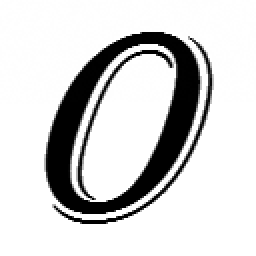
#> input picture data/ảnh/ảnh đã ẩn mã up/img001-00011.png, 128 x 128 px (shown 2 times larger)
$ python -i image_features.py   (imports and definitions only)   (older library calls are emulated)
#> lines starting #> are read from the running program, lines starting #| are printed output that depends on the picture; after the words box and inside, x2 and y2 are one past the last pixel; in counts of white or black regions, pixels touching at a corner belong together
import numpy as np
from PIL import Image
import cv2
from scipy import stats, fftpack
from typing import Dict, List
import torch


class ImageFeatureExtractor:
    """Extract handcrafted features from images for steganalysis"""

    @staticmethod
    def extract_color_statistics(image: np.ndarray) -> Dict[str, float]:
        """
        Extract color channel statistics

        Args:
            image: RGB image as numpy array (H, W, 3)

        Returns:
            Dictionary of color statistics
        """
        features = {}

        for i, channel in enumerate(['R', 'G', 'B']):
            channel_data = image[:, :, i].flatten()

            features[f'{channel}_mean'] = float(np.mean(channel_data))
            features[f'{channel}_std'] = float(np.std(channel_data))
            features[f'{channel}_median'] = float(np.median(channel_data))
            features[f'{channel}_min'] = float(np.min(channel_data))
            features[f'{channel}_max'] = float(np.max(channel_data))
            features[f'{channel}_skewness'] = float(stats.skew(channel_data))
            features[f'{channel}_kurtosis'] = float(stats.kurtosis(channel_data))
            features[f'{channel}_variance'] = float(np.var(channel_data))
#> after the loop, features = 24 items

        return features

    @staticmethod
    def extract_histogram_features(
        image: np.ndarray,
        bins: int = 256
    ) -> Dict[str, float]:
        """Extract histogram-based features"""
#> called with bins = 256
        features = {}

        for i, channel in enumerate(['R', 'G', 'B']):
            hist, _ = np.histogram(
                image[:, :, i],
                bins=bins,
                range=(0, 256)
            )
            hist = hist / np.sum(hist)  # Normalize

            # Entropy
            features[f'{channel}_entropy'] = float(
                stats.entropy(hist + 1e-10)
            )

            # Mode
            features[f'{channel}_mode'] = float(np.argmax(hist))

            # Histogram spread
            features[f'{channel}_hist_spread'] = float(
                np.sum(hist * np.arange(bins))
            )
#> after the loop, features = 9 items

        return features

    @staticmethod
    def extract_texture_features(image: np.ndarray) -> Dict[str, float]:
        """
        Extract texture features using gradients

        Args:
            image: RGB or grayscale image

        Returns:
            Texture features
        """
        # Convert to grayscale if needed
        if len(image.shape) == 3:
            gray = cv2.cvtColor(image, cv2.COLOR_RGB2GRAY)
#> gray is the input picture: shape (128, 128); min 0, max 255, mean 210.8
        else:
            gray = image

        gray = gray.astype(np.float64)

        # Calculate gradients
        grad_x = np.asarray(cv2.Sobel(gray, cv2.CV_64F, 1, 0, ksize=3)).astype(np.float64)
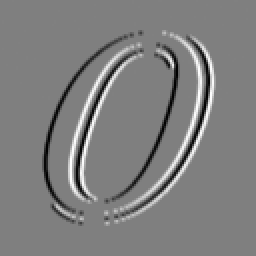
#> grad_x: shape (128, 128) float64 (shown 2 times larger); min -1020, max 1020, mean 0; drawn with min black and max white
        grad_y = np.asarray(cv2.Sobel(gray, cv2.CV_64F, 0, 1, ksize=3)).astype(np.float64)
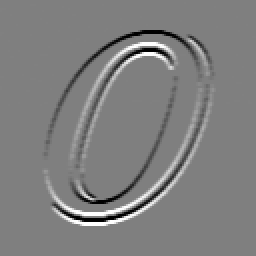
#> grad_y: shape (128, 128) float64 (shown 2 times larger); min -1020, max 1020, mean 0; drawn with min black and max white

        gradient_magnitude = np.sqrt(grad_x**2 + grad_y**2)
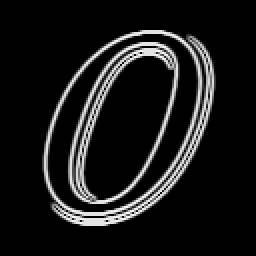
#> gradient_magnitude: shape (128, 128) float64 (shown 2 times larger); min 0, max 1140.4, mean 110.9; drawn with min black and max white

        features = {
            'gradient_magnitude_mean': float(np.mean(gradient_magnitude)),
            'gradient_magnitude_std': float(np.std(gradient_magnitude)),
            'gradient_magnitude_max': float(np.max(gradient_magnitude)),
            'gradient_x_mean': float(np.mean(np.abs(grad_x))),
            'gradient_y_mean': float(np.mean(np.abs(grad_y))),
            'gradient_x_std': float(np.std(grad_x)),
            'gradient_y_std': float(np.std(grad_y)),
        }
#> features = {'gradient_magnitude_mean': 110.9, 'gradient_magnitude_std': 278.4, 'gradient_magnitude_max': 1140.4, 'gradient_x_mean': 78.38, 'gradient_y_mean': 61.44, 'gradient_x_std': 227, 'gradient_y_std': 195.7}

        # Laplacian (edge detection)
        laplacian = np.asarray(cv2.Laplacian(gray, cv2.CV_64F)).astype(np.float64)
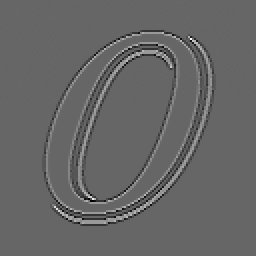
#> laplacian: shape (128, 128) float64 (shown 2 times larger); min -510, max 760, mean 0; drawn with min black and max white
        features['laplacian_mean'] = float(np.mean(np.abs(laplacian)))
        features['laplacian_std'] = float(np.std(laplacian))
        features['laplacian_energy'] = float(np.sum(laplacian**2))

        # Canny edges
        edges = np.asarray(cv2.Canny(gray.astype(np.uint8), 50, 150))
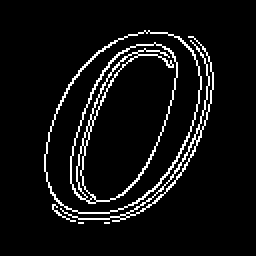
#> edges: shape (128, 128) (shown 2 times larger); 6.4% white in thin lines or dots, all inside (x1, y1, x2, y2) = (22, 15, 107, 112)
        features['edge_density'] = float(np.sum(edges > 0) / edges.size)

        return features

    @staticmethod
    def extract_noise_features(image: np.ndarray) -> Dict[str, float]:
        """
        Extract noise-related features
        High-pass filter reveals noise characteristics
        """
        features = {}

        # Convert to grayscale
        if len(image.shape) == 3:
            gray = cv2.cvtColor(image, cv2.COLOR_RGB2GRAY)
        else:
            gray = image

        gray = gray.astype(np.float64)

        # High-pass filter kernel
        kernel = np.array([
            [-1, -1, -1],
            [-1,  8, -1],
            [-1, -1, -1]
        ], dtype=np.float64) / 8.0

        # Apply filter
        noise_residual = np.asarray(cv2.filter2D(gray, -1, kernel)).astype(np.float64)
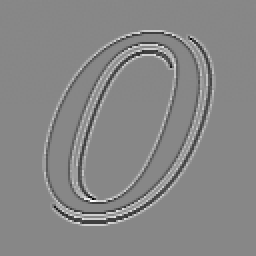
#> noise_residual: shape (128, 128) float64 (shown 2 times larger); min -180.1, max 159.2, mean 0; drawn with min black and max white

        features['noise_mean'] = float(np.mean(np.abs(noise_residual)))
        features['noise_std'] = float(np.std(noise_residual))
        features['noise_max'] = float(np.max(np.abs(noise_residual)))
        features['noise_energy'] = float(np.sum(noise_residual**2))
        features['noise_entropy'] = float(
            stats.entropy(
                np.histogram(noise_residual.flatten(), bins=50)[0] + 1e-10
            )
        )

        return features

    @staticmethod
    def extract_frequency_features(image: np.ndarray) -> Dict[str, float]:
        """Extract frequency domain features using FFT"""
        features = {}

        # Convert to grayscale
        if len(image.shape) == 3:
            gray = cv2.cvtColor(image, cv2.COLOR_RGB2GRAY)
        else:
            gray = image

        # Apply FFT
        fft = np.fft.fft2(gray)
        fft_shift = np.fft.fftshift(fft)
        magnitude = np.abs(fft_shift)

        # Frequency statistics
        features['fft_mean'] = float(np.mean(magnitude))
        features['fft_std'] = float(np.std(magnitude))
        features['fft_max'] = float(np.max(magnitude))
        features['fft_energy'] = float(np.sum(magnitude**2))

        # High frequency energy ratio
        h, w = magnitude.shape
#> h = 128; w = 128
        center_y, center_x = h // 2, w // 2
#> center_y = 64; center_x = 64
        radius = min(h, w) // 4
#> radius = 32

        y, x = np.ogrid[:h, :w]
#> y = 128 values from 0 to 127
        mask = (x - center_x)**2 + (y - center_y)**2 > radius**2

        high_freq_energy = np.sum(magnitude[mask]**2)
#> high_freq_energy = 7.78e+10
        total_energy = np.sum(magnitude**2)
#> total_energy = 1.42e+13

        features['high_freq_ratio'] = float(
            high_freq_energy / (total_energy + 1e-10)
        )
        features['low_freq_ratio'] = float(
            1.0 - features['high_freq_ratio']
        )

        return features

    @staticmethod
    def extract_lsb_features(image: np.ndarray) -> Dict[str, float]:
        """
        Extract Least Significant Bit (LSB) features
        Steganography often modifies LSBs
        """
        features = {}

        for i, channel in enumerate(['R', 'G', 'B']):
            channel_data = image[:, :, i]

            # Extract LSB plane
            lsb_plane = channel_data & 1

            # LSB statistics
            features[f'{channel}_lsb_mean'] = float(np.mean(lsb_plane))
            features[f'{channel}_lsb_std'] = float(np.std(lsb_plane))

            # Bit plane randomness (entropy)
            hist, _ = np.histogram(lsb_plane.flatten(), bins=2, range=(0, 2))
            hist = hist / np.sum(hist)
            features[f'{channel}_lsb_entropy'] = float(
                stats.entropy(hist + 1e-10)
            )

            # LSB transitions (how often bit changes)
            lsb_flat = lsb_plane.flatten()
            transitions = np.sum(np.abs(lsb_flat[1:] - lsb_flat[:-1]))
            features[f'{channel}_lsb_transitions'] = float(
                transitions / len(lsb_flat)
            )
#> this loop made 3 passes
#> pass 1, in extract_lsb_features, `lsb_plane = channel_data & 1`:
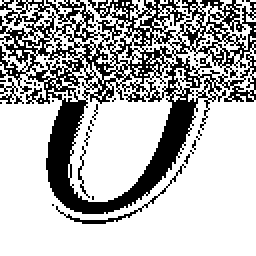
#> lsb_plane: shape (128, 128) (shown 2 times larger); values 0 (black) and 1 (white), 70.7% white; 46 black regions (42 under 20 px), largest, box (x1, y1, x2, y2) and area: (0, 0, 128, 107) 4522, (28, 82, 93, 112) 107, (0, 39, 12, 52) 52, (39, 73, 45, 99) 31
#> after the loop, features = 12 items

        return features

    @staticmethod
    def extract_co_occurrence_features(image: np.ndarray) -> Dict[str, float]:
        """
        Extract Gray Level Co-occurrence Matrix (GLCM) features
        Measures texture patterns
        """
        from skimage.feature import graycomatrix, graycoprops

        # Convert to grayscale
        if len(image.shape) == 3:
            gray = cv2.cvtColor(image, cv2.COLOR_RGB2GRAY)
        else:
            gray = image

        # Compute GLCM
        distances = [1, 2, 3]
        angles = [0, np.pi/4, np.pi/2, 3*np.pi/4]

        glcm = graycomatrix(
            gray,
            distances=distances,
            angles=angles,
            levels=256,
            symmetric=True,
            normed=True
        )

        features = {}

        # Extract properties
        props = ['contrast', 'dissimilarity', 'homogeneity',
                'energy', 'correlation', 'ASM']

        for prop in props:
            values = graycoprops(glcm, prop)
            features[f'glcm_{prop}_mean'] = float(np.mean(values))
            features[f'glcm_{prop}_std'] = float(np.std(values))
#> after the loop, features = 12 items

        return features

    @staticmethod
    def extract_all_features(image_path: str) -> Dict[str, float]:
        """
        Extract all features from an image

        Args:
            image_path: Path to image file

        Returns:
            Dictionary of all extracted features
        """
        # Load image
        image = np.array(Image.open(image_path).convert('RGB'))

        # Extract all feature types
        features = {}

        try:
            features.update(
                ImageFeatureExtractor.extract_color_statistics(image)
            )
        except Exception as e:
            print(f"Error extracting color stats: {e}")

        try:
            features.update(
                ImageFeatureExtractor.extract_histogram_features(image)
            )
        except Exception as e:
            print(f"Error extracting histogram features: {e}")

        try:
            features.update(
                ImageFeatureExtractor.extract_texture_features(image)
            )
        except Exception as e:
            print(f"Error extracting texture features: {e}")

        try:
            features.update(
                ImageFeatureExtractor.extract_noise_features(image)
            )
        except Exception as e:
            print(f"Error extracting noise features: {e}")

        try:
            features.update(
                ImageFeatureExtractor.extract_frequency_features(image)
            )
        except Exception as e:
            print(f"Error extracting frequency features: {e}")

        try:
            features.update(
                ImageFeatureExtractor.extract_lsb_features(image)
            )
        except Exception as e:
            print(f"Error extracting LSB features: {e}")

        try:
            features.update(
                ImageFeatureExtractor.extract_co_occurrence_features(image)
            )
        except Exception as e:
            print(f"Error extracting co-occurrence features: {e}")

        return features

    # [28 lines left out: function extract_features_batch, not called in this run]


class SRMFeatureExtractor:
    """
    Spatial Rich Model (SRM) feature extractor
    State-of-the-art handcrafted features for steganalysis
    """

    # [67 lines left out: functions get_srm_kernels, apply_srm_filters, extract_srm_features, not called in this run]

>>> result = ImageFeatureExtractor().extract_all_features('../../data/ảnh/ảnh đã ẩn mã up/img001-00011.png')
#> result = 79 items
